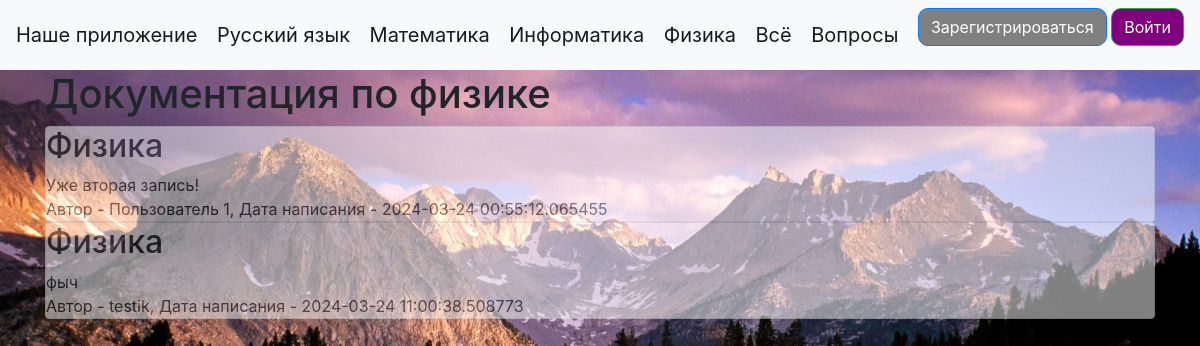
Before: /phys.html with the older database file.
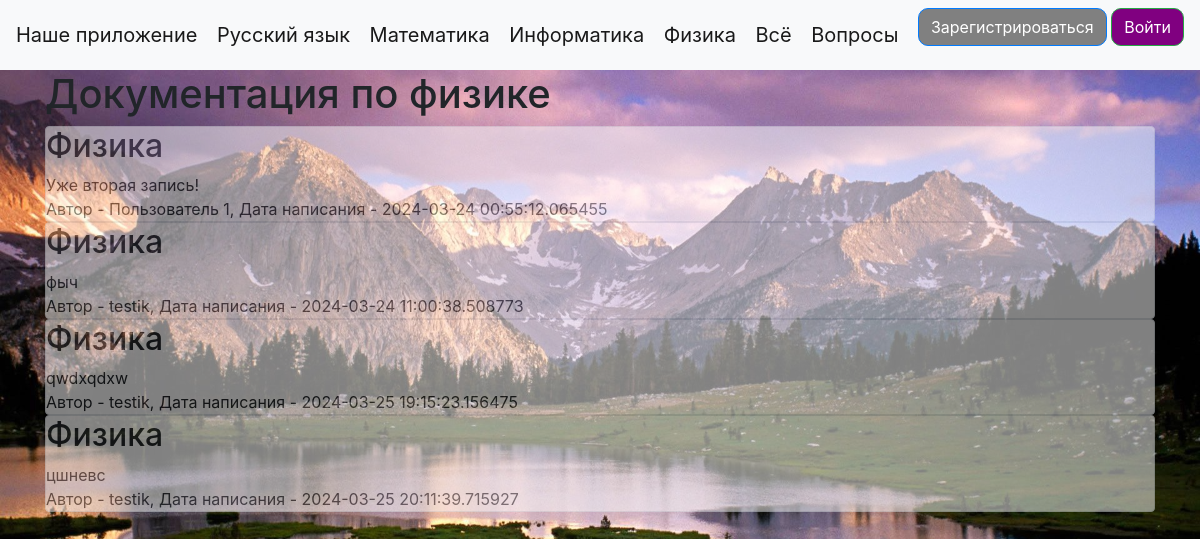
After: the same page with the newer database file.
### data/news.py (models this page shows)
class News(SqlAlchemyBase):
    __tablename__ = 'news'
    id = sqlalchemy.Column(sqlalchemy.Integer,
                           primary_key=True, autoincrement=True)
    title = sqlalchemy.Column(sqlalchemy.String, nullable=True)
    content = sqlalchemy.Column(sqlalchemy.String, nullable=True)
    created_date = sqlalchemy.Column(sqlalchemy.DateTime,
                                     default=datetime.datetime.now)
    is_question = sqlalchemy.Column(sqlalchemy.Boolean, default=True)
    user_id = sqlalchemy.Column(sqlalchemy.Integer,
                                sqlalchemy.ForeignKey("users.id"))
    user = orm.relationship('User')

### data/users.py (models this page shows, shortened)
class User(SqlAlchemyBase, UserMixin):
    __tablename__ = 'users'
    id = sqlalchemy.Column(sqlalchemy.Integer,
                           primary_key=True, autoincrement=True)
    name = sqlalchemy.Column(sqlalchemy.String, nullable=True)
    about = sqlalchemy.Column(sqlalchemy.String, nullable=True)
    email = sqlalchemy.Column(sqlalchemy.String,
                              index=True, unique=True, nullable=True)
    hashed_password = sqlalchemy.Column(sqlalchemy.String, nullable=True)
    created_date = sqlalchemy.Column(sqlalchemy.DateTime,
                                     default=datetime.datetime.now)
    news = orm.relationship("News", back_populates='user')

### main.py (the view)
@app.route("/phys.html")
def phys():
    db_sess = db_session.create_session()
    news = db_sess.query(News).filter(News.title == 'Физика').filter(News.is_question != True)
    return render_template("phys.html", news=news, title='PHYSICS Documentation')

### data/db_session.py (called while the page is built)
def create_session() -> Session:
    global __factory
    return __factory()

### templates/phys.html (shortened to what this page needs)
{% extends "base.html" %}
{% block content %}
<h1>Документация по физике</h1>
{% for item in news%}
<div class="col-md6 border rounded" style="background-color: white; opacity: .5;">
    <h2>{{item.title}}</h2>
    <div>
        {{item.content}}
    </div>
    <div>
        Автор - {{item.user.name}}, Дата написания - {{item.created_date}}
    </div>
</div>
{% endfor %}
{% endblock %}

Changed rows visible on the page:
added News: title "Физика", content "qwdxqdxw", user.name "testik", created_date "2024-03-25 19:15:23.156475"
added News: title "Физика", content "цшневс", user.name "testik", created_date "2024-03-25 20:11:39.715927"
